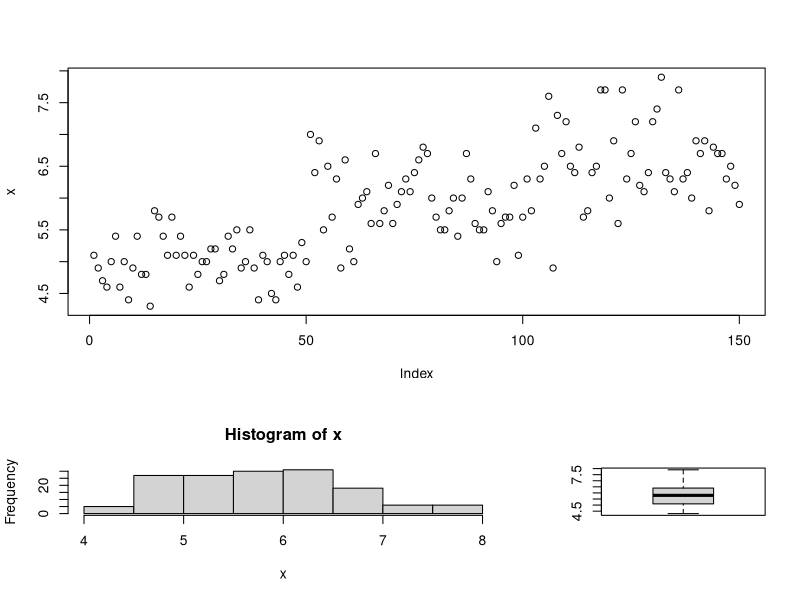
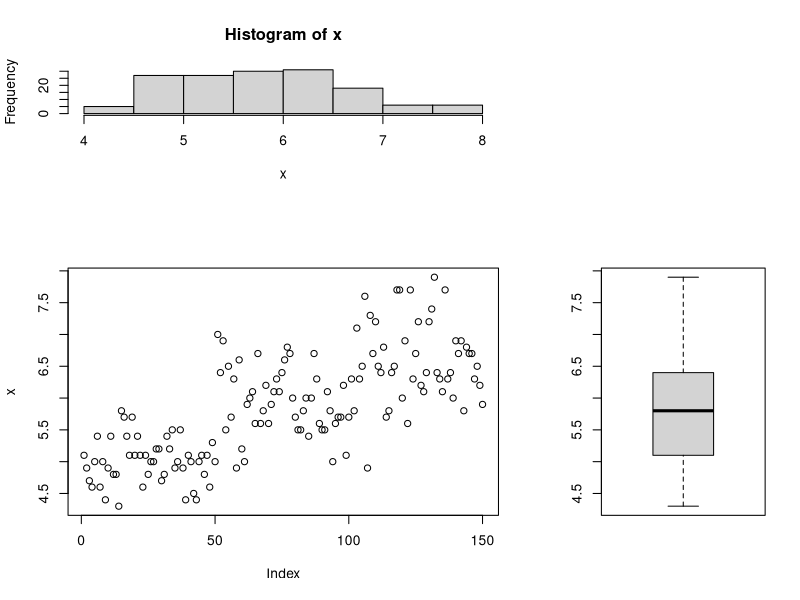
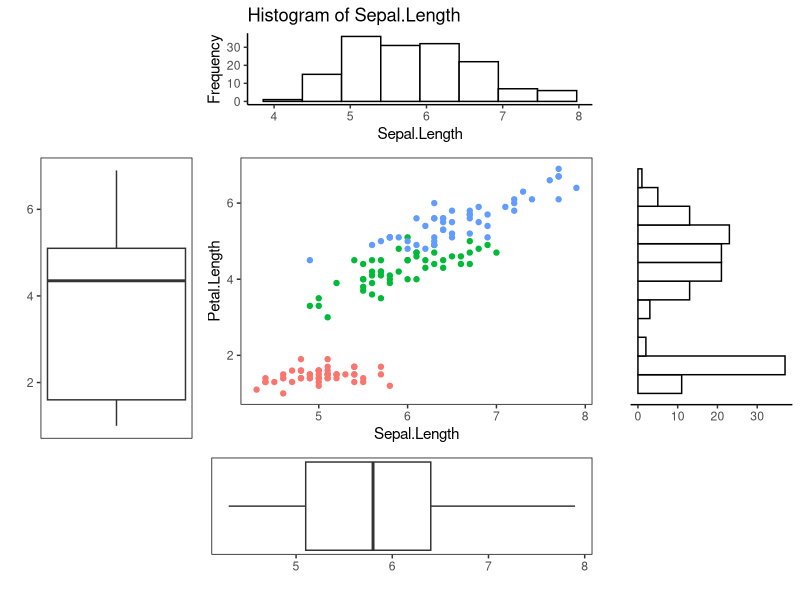
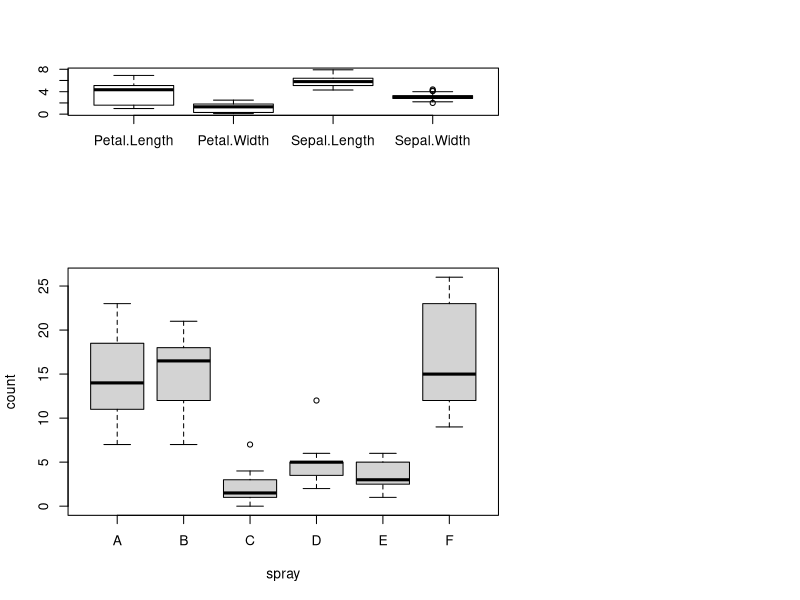
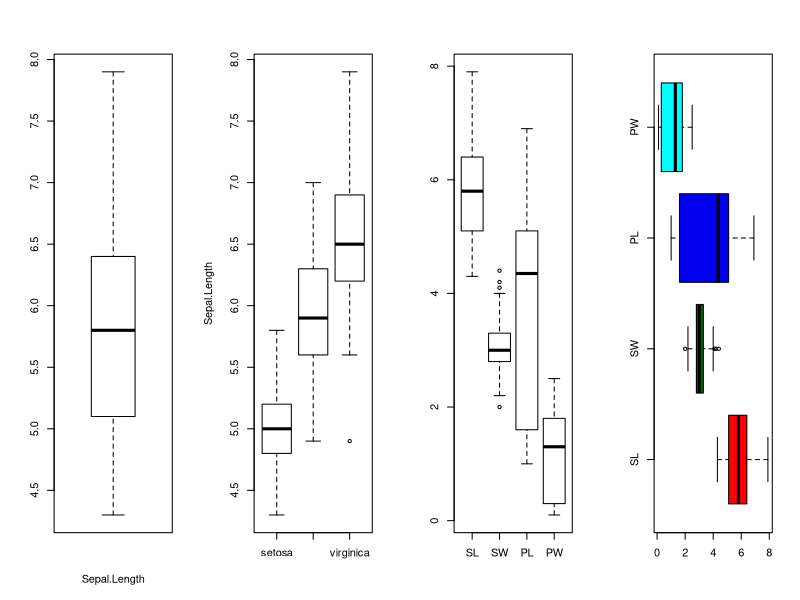

The R source for these figures, in order:
## ---- chunk 1
x <- iris$Sepal.Length
mat <- matrix(c(1,2,1,3), 2,2)
layout(mat,widths = c(2,1), heights = c(2,1) )
plot(x)
hist(x)
boxplot(x)
## ---- chunk 2
x <- iris$Sepal.Length
mat <- matrix(c(2,1,0,3), 2,2)
layout(mat,widths = c(2,1), heights = c(1,2))
plot(x)
hist(x)
boxplot(x)
## ---- chunk 3
library(ggplot2)
# mat1 <- matrix(c(0,1,0,2,3,4,0,5,0), 3,3)
# layout(mat1, widths = c(1,2,1), heights = c(1,2,1))
# x <- iris$Petal.Length
# y <- iris$Sepal.Length
# a <- as.data.frame(x)
# boxplot(x, col = "white")
# hist(y, col = "white",
#      main = "Histogram of Sepal.Length",
#      xlab = "Sepal.Length",
#      ylab = "Frequency")
# plot(y,x, xlab="Sepal.Length", ylab = "Petal.Length", col = iris$Species)
# boxplot(y, horizontal = TRUE, col = "white")
a <- ggplot(iris,aes(x = Petal.Length)) + 
  geom_boxplot() + coord_flip() + xlab("") +
    theme(
   panel.background = element_rect(fill = "white" , color = "black"),
    panel.grid.major = element_blank(),
    panel.grid.minor = element_blank(),
    axis.ticks.x.bottom = element_blank(),
    axis.text.x.bottom =  element_blank())  

b <- ggplot(iris,aes(x = Sepal.Length))+
  geom_histogram(fill="white",color="black", bins = 8) + 
  ylab("Frequency") + xlab("Sepal.Length") + theme_bw() +
  ggtitle("Histogram of Sepal.Length") +
  theme(
     plot.background = element_blank(),
     panel.grid.major = element_blank(),
     panel.grid.minor = element_blank(),
     panel.border = element_blank(),
    axis.line.y.left = element_line(),
    axis.line.x.bottom = element_line()) 

c <- ggplot(iris, aes(x= Sepal.Length, y = Petal.Length, color = Species)) + 
  geom_point() +
  theme(
   panel.background = element_rect(fill = "white" , color = "black"),
    panel.grid.major = element_blank(),
    panel.grid.minor = element_blank(),
   legend.position = "none")

d <- ggplot(iris,aes(x = Sepal.Length)) + 
  geom_boxplot() + xlab("") +
    theme(
   panel.background = element_rect(fill = "white" , color = "black"),
    panel.grid.major = element_blank(),
    panel.grid.minor = element_blank(),
    axis.ticks.y.left = element_blank(),
    axis.text.y.left =  element_blank())  

e <- ggplot(iris,aes(x = Petal.Length))+
  geom_histogram(fill="white",color="black", bins = 12) + 
  coord_flip() + 
  ylab("") + xlab("") + theme_bw() +
  theme(axis.line.x.bottom = element_line(),
   axis.line.y.left = element_blank(),
     plot.background = element_blank(),
     panel.grid.major = element_blank(),
     panel.grid.minor = element_blank(),
     panel.border = element_blank(),
     axis.ticks.y.left = element_blank(),
     axis.text.y.left =  element_blank()) 
library(cowplot)
plot_grid(NULL, b , NULL, a,c,e,NULL, d, NULL, 
          rel_widths = c(1,2,1),
          rel_heights = c(1,2,1),
          nrow = 3)
## ---- chunk 4
boxplot(count ~ spray, data = InsectSprays, 
        col = "lightgray")
boxplot(iris[,c(3,4,1,2)], col = "white") # 對每一行變數畫盒狀圖，合併在一張圖中
## ---- chunk 5
colnames(iris) <- c("SL", "SW", "PL", "PW", "Species")
par(mfrow = c(1,4))
boxplot(iris$SL, col = "white", xlab = "Sepal.Length")
boxplot(iris$SL ~ iris$Species, col = "white", ylab = "Sepal.Length", xlab = "")
boxplot(iris[,c(1,2,3,4)], col = "white")
boxplot(iris[,c(1,2,3,4)], horizontal = T, col = c("red","darkgreen" , "blue2", "cyan"))
